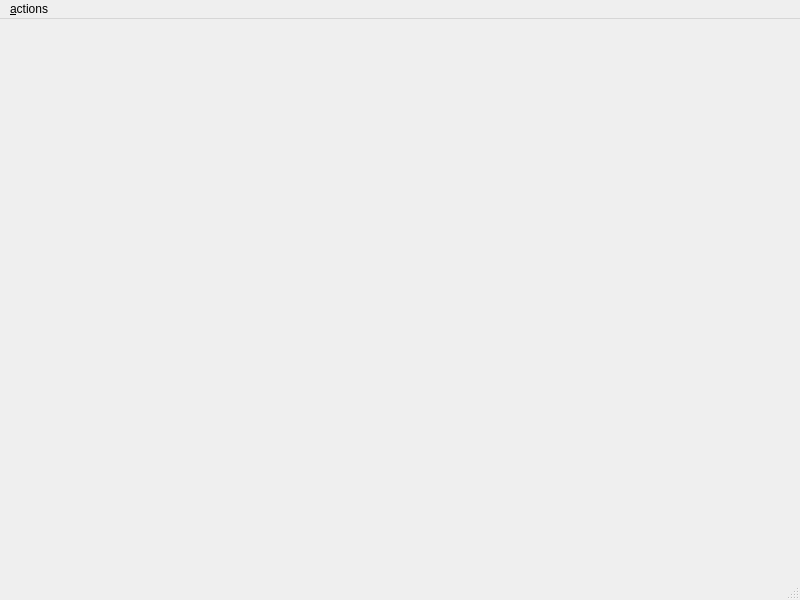
<?xml version="1.0" encoding="UTF-8"?>
<ui version="4.0">
 <class>MainWindow</class>
 <widget class="QMainWindow" name="MainWindow">
  <property name="geometry">
   <rect>
    <x>0</x>
    <y>0</y>
    <width>800</width>
    <height>600</height>
   </rect>
  </property>
  <property name="windowTitle">
   <string>MainWindow</string>
  </property>
  <widget class="QWidget" name="centralwidget"/>
  <widget class="QMenuBar" name="menubar">
   <property name="geometry">
    <rect>
     <x>0</x>
     <y>0</y>
     <width>800</width>
     <height>19</height>
    </rect>
   </property>
   <widget class="QMenu" name="menuFilters">
    <property name="title">
     <string>&amp;actions</string>
    </property>
    <addaction name="actionLinear_Filter"/>
    <addaction name="actionFloyd"/>
    <addaction name="actionClear"/>
    <addaction name="actionQuit"/>
   </widget>
   <addaction name="menuFilters"/>
  </widget>
  <widget class="QStatusBar" name="statusbar"/>
  <action name="actionFloyd">
   <property name="text">
    <string>&amp;Dith</string>
   </property>
   <property name="shortcut">
    <string>D</string>
   </property>
  </action>
  <action name="actionClear">
   <property name="text">
    <string>&amp;Clear</string>
   </property>
   <property name="shortcut">
    <string>X</string>
   </property>
  </action>
  <action name="actionQuit">
   <property name="text">
    <string>&amp;Quit</string>
   </property>
   <property name="shortcut">
    <string>C</string>
   </property>
  </action>
  <action name="actionLinear_Filter">
   <property name="text">
    <string>&amp;Linear Filter</string>
   </property>
   <property name="shortcut">
    <string>F</string>
   </property>
  </action>
 </widget>
 <resources/>
 <connections/>
</ui>
